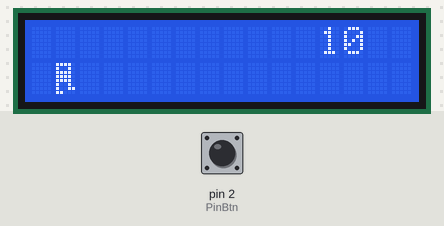
Simulated run of this sketch. Board: Arduino Uno, built with avr-gcc and run on an emulated ATmega328P. On the bench: 16×2 character LCD. Inputs (shaded band) come from the test bench; at power-on: pin 2 (PinBtn) HIGH. Random numbers use the default seed unless the sketch sets one; not simulated (calls return 0 or success): arduino_secrets.h; what the sketch prints to the serial monitor is not drawn.

Above: at 1.2 s.
1.3 s: pin 2 (PinBtn) pulled LOW for 1 s
At 2.1 s:
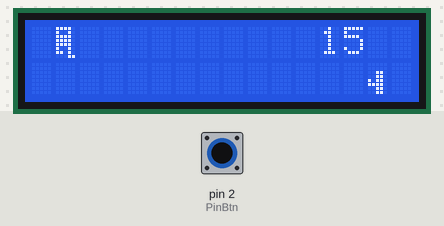
4.7 s: pin 2 (PinBtn) pulled LOW for 0.25 s
At 5.2 s:
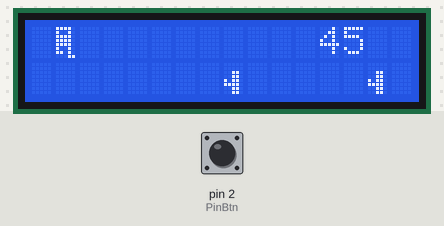
7.9 s: pin 2 (PinBtn) pulled LOW for 0.25 s
At 8.5 s:
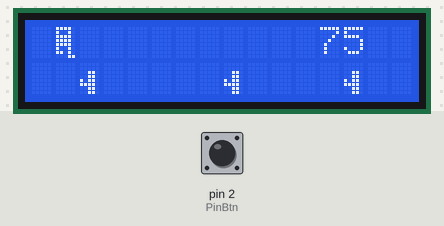
11.1 s: pin 2 (PinBtn) pulled LOW for 3.2 s
At 12.2 s:
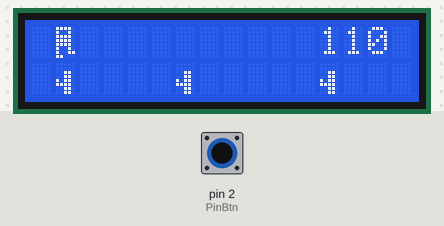
16.5 s: pin 2 (PinBtn) pulled LOW for 0.25 s
At 24.2 s:
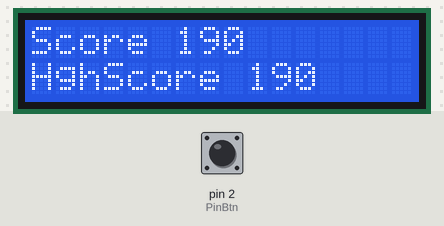
Timing chart, 0 to 25.4 s (numbered marks = the images above; inputs shaded):
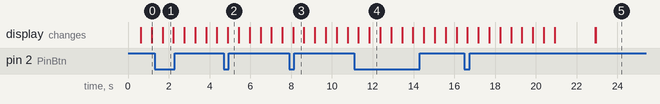

The sketch:

game.ino
```cpp
#include "arduino_secrets.h"

const int PinBtn = 2;
#include <LiquidCrystal_I2C.h>
#include <Wire.h>


LiquidCrystal_I2C led(0x27,16,2);


byte patlama[] = {
  B00000,
  B00000,
  B10101,
  B01110,
  B01110,
  B10101,
  B00000,
  B00000
};


byte s1[] = {
  B11110,
  B10010,
  B11110,
  B11110,
  B11110,
  B10010,
  B10011,
  B11000
};


byte s2[] = {
  B11110,
  B10010,
  B11110,
  B11110,
  B11110,
  B10010,
  B11010,
  B00011
};


byte c1[] = {
  B00000,
  B00000,
  B00110,
  B00110,
  B10110,
  B11110,
  B00110,
  B00110
};


bool spriteBool = false;
float jump = 0;
int cactiRng = 20;
int cacti[16] = {0,0,0,0,0,0,0,0,0,0,0,0,0,0,0,0};
int skor=0;
int hskor=0;
bool isDed = false;
bool d1 = false;
int db=0;


void setup()
{
  Serial.begin(9600);
  pinMode(PinBtn, INPUT_PULLUP); // Push Button as INPUT wiith pullup
  led.init();
  led.createChar(0, s1);
  led.createChar(1, s2);
  led.createChar(2, c1);
  led.createChar(3, patlama);
  led.backlight();
  led.setCursor(0,0);
}


void loop()
{
  if(isDed==false)
  {
    delay(500);
  //
  cactiRng-=random(4, 12);
  if(cactiRng<=0){
    db--;
    cactiRng = 40;//lover the number is more the more cactus will spawn
    if(skor>250){cactiRng=35;}//lover the number is more the more cactus will spawn
    if(skor>500){cactiRng=30;}//lover the number is more the more cactus will spawn
    if(skor>750){cactiRng=25;}//lover the number is more the more cactus will spawn
    cacti[15]=1;
    if(random(0,6)==3&&db<=0){cactiRng=0;
    db=2;
    }
  }
  //
  for(int i = 0; i < 15; i++)
  {
    if(i==15)
    {
      cacti[i]=0;
    }else{
      cacti[i]=cacti[i+1];
      cacti[i+1] = 0;
    }
  }
  for(int i = 0; i < 15; i++){
    led.setCursor(i,1);
    if(cacti[i]==1)
    {
      led.write(2);
    }else{
      if(!(jump==0&&i==1))
      {
        led.print(" ");
      }
    }
  }
  //
  if(digitalRead(PinBtn) == LOW&&jump<=0)  // When Push Button is pressed
  {
    jump=2;
  }
  if(jump>0)
  {
  jump-=0.5;
  }
  if(jump>0)
  {
    led.setCursor(1,1);
    if(cacti[1]==0){ led.print(" ");}
    led.setCursor(1,0);
  }else{
    led.setCursor(1,0);
    led.print(" ");
    led.setCursor(1,1);
  }
  if(spriteBool==true)
  {
    led.write(0);
    spriteBool=false;
  }else{
    led.write(1);
    spriteBool=true;
  }
  //
  if(cacti[1]&&jump==0)
  {
  led.setCursor(1,1);
  led.write(3);
  delay(2000);
  isDed=true;
  led.clear();
  Serial.print("you died");
  }else{
  skor+=5;
  led.setCursor(12,0);
  led.print(skor);
  }
  //
  }else {
  //Ã¶you died
    if(d1==false){
    led.setCursor(0,0);
    led.print("Score "+String(skor));
    if(skor>hskor){hskor=skor;}

    led.setCursor(0,1);
    led.print("HghScore "+String(hskor));
    d1=true;
    }
    if(digitalRead(PinBtn) == LOW){
      d1=false;
      isDed=false;
      skor=0;
      for(int i=0; i<15;i++){cacti[i]=0;}
      cactiRng=40;
      led.clear();
    }
  }
}
```

Measured:
- what the display in image 1 shows lasts 0.5 s, from 1.7 s to 2.2 s
